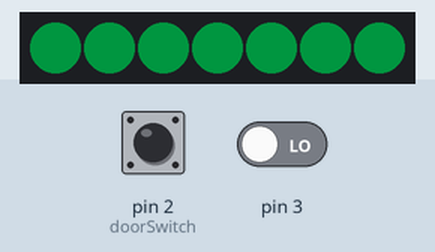
The sketch below on a simulated Arduino Uno, built with avr-gcc and run on an emulated ATmega328P. Shown: 7 RGB LEDs in strip order, left to right. Inputs (shaded band) come from the test bench; at power-on: pin 2 (doorSwitch) HIGH, pin 3 LOW. Dim RGB values are drawn brighter than linear; random numbers use the default seed unless the sketch sets one; what the sketch prints to the serial monitor is not drawn.

Above: at 1.2 s.
1.3 s: pin 2 (doorSwitch) pulled LOW for 0.15 s
2.0 s: pin 2 (doorSwitch) pulled LOW for 1 s
At 2.5 s:
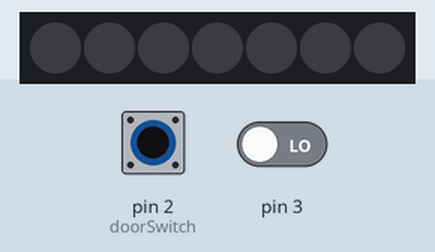
3.6 s: pin 2 (doorSwitch) pulled LOW for 1 s
5.2 s: pin 2 (doorSwitch) pulsed LOW 2 times (0.12 s each, 0.3 s apart)
8.8 s: pin 2 (doorSwitch) pulled LOW for 0.15 s
9.5 s: pin 2 (doorSwitch) pulled LOW for 3.2 s
Timing chart, 0 to 14.3 s (numbered marks = the images above; inputs shaded):
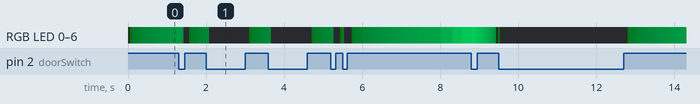

The sketch:

DOOR_SWITCH_HANDLE_LIGHT_v3.0.ino
```cpp
#include <Adafruit_NeoPixel.h> // You must install Adafruit NeoPixel library before compiling

//You can have fun here changing the colors for the code
#define PIN 11 // Sets NanoPixel Data Pin
int doorSwitch = 2; // Pin for Door Switch - Connect other switch wire to GROUND input on board
int fadeTimeRamp = 50; // First Stage Ramp
int fadeTime = 24; // Second Stage Ramp
int LEDstep = 2; // Second Stage Increments
int fadeValue = 0; // INITAL FADE VALUE *DONT TOUCH*
int finalStageFlickerDelay = 40; // Flicker step amount for 'Final Stage'

Adafruit_NeoPixel strip = Adafruit_NeoPixel(7, 11, NEO_GRB + NEO_KHZ800);

uint32_t color1 = strip.Color(0, 225, 100); // Sets NanoPixel Color in RGB; Current Color is = TEAL


void setup() {
  pinMode(doorSwitch, INPUT_PULLUP);
  //pinMode(doorSwitch, HIGH); // for testing, not sure if it actually does anything
  Serial.begin(9600);
  strip.begin();
  strip.show();
}

void loop() {
  if (digitalRead(doorSwitch) == LOW) {
    for (fadeValue; fadeValue >= 10; fadeValue = fadeValue - 10) {
     strip.setBrightness(fadeValue);
        strip.setPixelColor(1, color1);
        strip.setPixelColor(2, color1);
        strip.setPixelColor(3, color1);
        strip.setPixelColor(4, color1);
        strip.setPixelColor(5, color1);
        strip.setPixelColor(6, color1);
        strip.setPixelColor(0, color1);
        strip.show();

        Serial.print(" -- Fading Down -- ");

        delay(fadeTimeRamp);
    }
    strip.setBrightness(0);
    strip.show();
    fadeValue = 0;
    Serial.println("DOOR CLOSED");
    Serial.println(digitalRead(3));

  } else {

    Serial.print("Starting Fade Up :) ");

    fadeValue = 0;
    // THE FADE UP LOOP

    while (fadeValue < 40)
    {
      if (digitalRead(doorSwitch) == LOW) {
        break;
      }

      Serial.print(" STAGE ONE setBrightness is: ");
      Serial.print(fadeValue);

      strip.setBrightness(fadeValue); // Sets Jewel Brightness
      strip.setPixelColor(1, color1);
      strip.setPixelColor(2, color1);
      strip.setPixelColor(3, color1);
      strip.setPixelColor(4, color1);
      strip.setPixelColor(5, color1);
      strip.setPixelColor(6, color1);
      strip.setPixelColor(0, color1);

      // wait for 30 milliseconds to see the dimming effect
      strip.show();
      delay(fadeTimeRamp);

      fadeValue += 1;
    }

    int r = 10;
    // THE SLOWER FADE FLICKER LOOP
    while (fadeValue < 225) {
      if (digitalRead(doorSwitch) == LOW) {
        break;
      }
      strip.setBrightness(fadeValue + random(-(fadeValue * .1), (fadeValue * .1)));
        strip.setPixelColor(1, color1);
        strip.setPixelColor(2, color1);
        strip.setPixelColor(3, color1);
        strip.setPixelColor(4, color1);
        strip.setPixelColor(5, color1);
        strip.setPixelColor(6, color1);
        strip.setPixelColor(0, color1);
      // wait for 30 milliseconds to see the dimming effect
      strip.show();
      Serial.println(fadeValue);
      delay(fadeTime);
      fadeValue += LEDstep;
    }
    Serial.println(fadeValue);
    int s = 35;

    // THE FLICKER LOOP
    while (digitalRead(doorSwitch) == HIGH) {
      if (digitalRead(doorSwitch) == LOW) {
        break;
      }
      strip.setBrightness(255 - s + random(-s, s));
        strip.setPixelColor(1, color1);
        strip.setPixelColor(2, color1);
        strip.setPixelColor(3, color1);
        strip.setPixelColor(4, color1);
        strip.setPixelColor(5, color1);
        strip.setPixelColor(6, color1);
        strip.setPixelColor(0, color1);

      strip.show();

      delay(finalStageFlickerDelay + random(-10,10));
    }

  Serial.print(digitalRead(2));

  }

}
```
